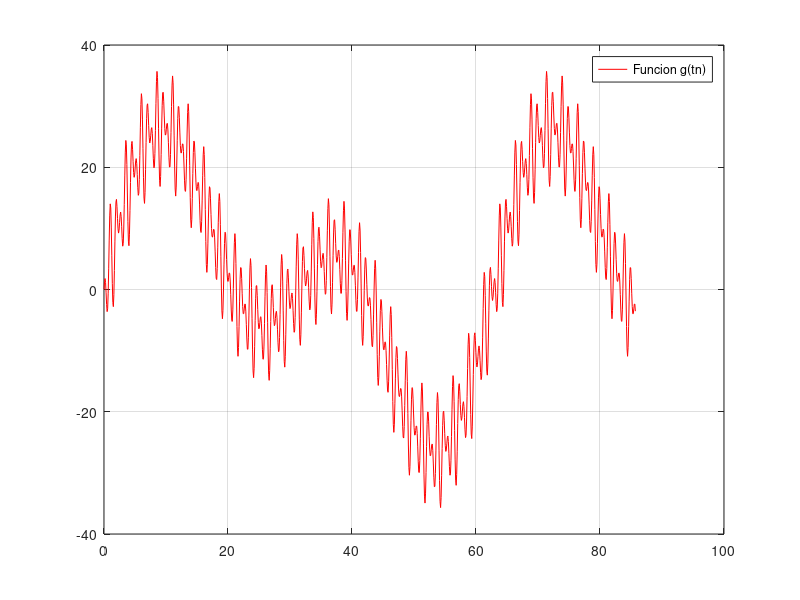
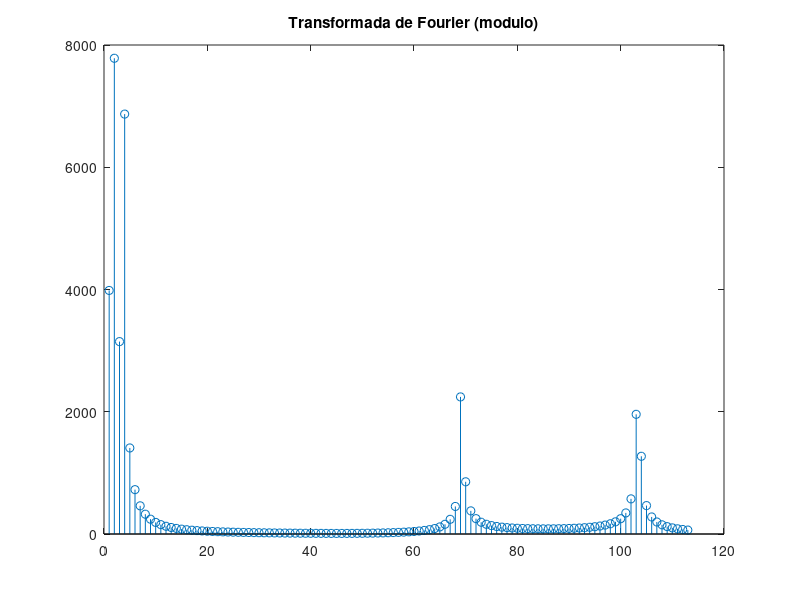
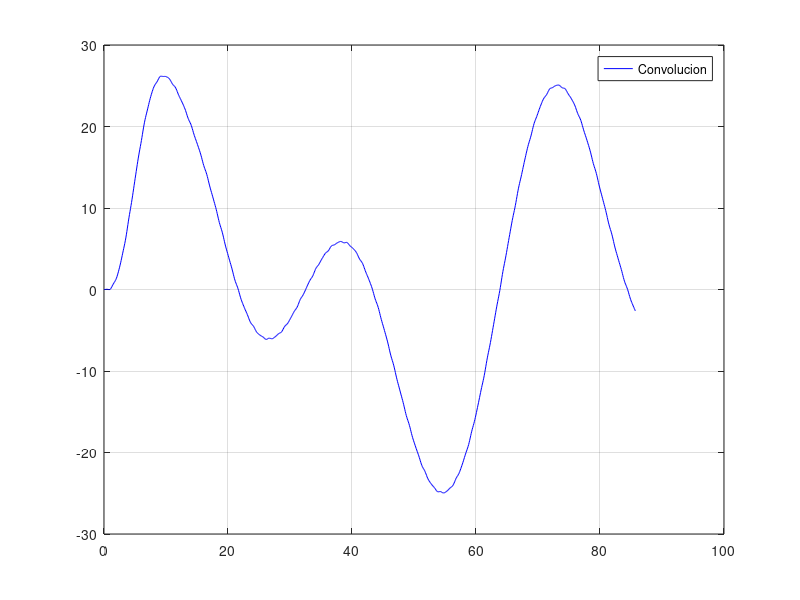
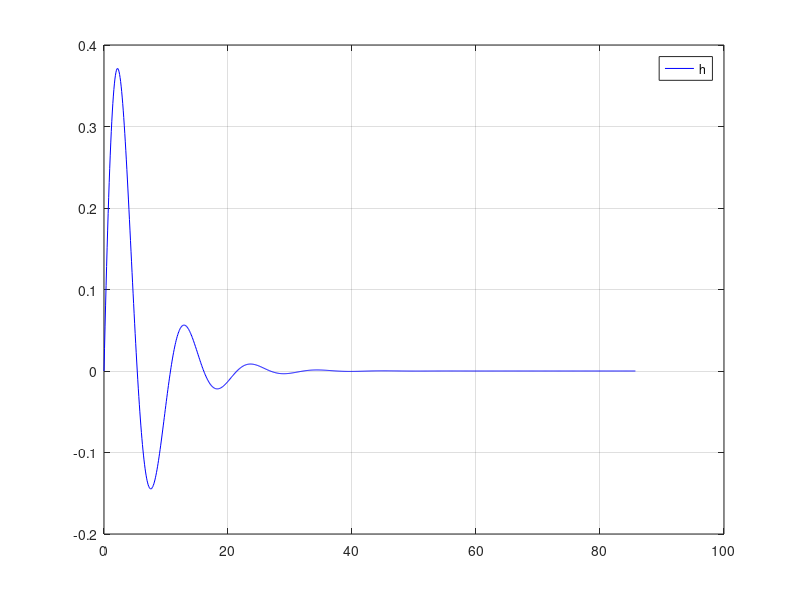

Write MATLAB code to recreate these figures, in order.
function recuperatorio2

%%===============DATOS=====================
g=load('registro-13-nov.txt','-ascii');
N= length(g)
dt=0.083776;
t=zeros(1,N);

for j=1:N
  t(j)=dt*(j-1);
end
figure (1)
plot (t,g,'r')
grid on
legend("Funcion g(tn)")
%==========NORMA CUADRATICA=================
Norma_2_g = norm(g)
%===========TDF====================
Tp=dt*N;
dw=(2*pi)/Tp

G_tdf= fft(g,N);

mod_G=abs(G_tdf);

Norma_2_G= norm(mod_G)
 %Crear un vector de frecuencias
frecuencias = dw * (0:(N-1));

  % Graficar el módulo de la TDF
  figure(2)
  #grafico reducido
  stem(abs(G_tdf(1:N/9)))
  title("Transformada de Fourier (modulo)")
%=============CONVOLUCION============
A1=1/3;
kc=8;
w=kc*dw;
a=0.3;
p=a*w;
for i=1:N
    h(i)= A1 * exp(-p*t(i)) * sin(w * t(i))/w;
end

yc=dt*conv(h,g);
figure(3)
plot(t,yc(1:N),'-b')
grid on
legend("Convolucion")

figure(4)
plot(t,h(1:N),'b')
grid on
legend("h")

figure (5)
plot(t,g,'r',t,yc(1:N),'b')
grid on
legend ("G(t), Yc")
end
